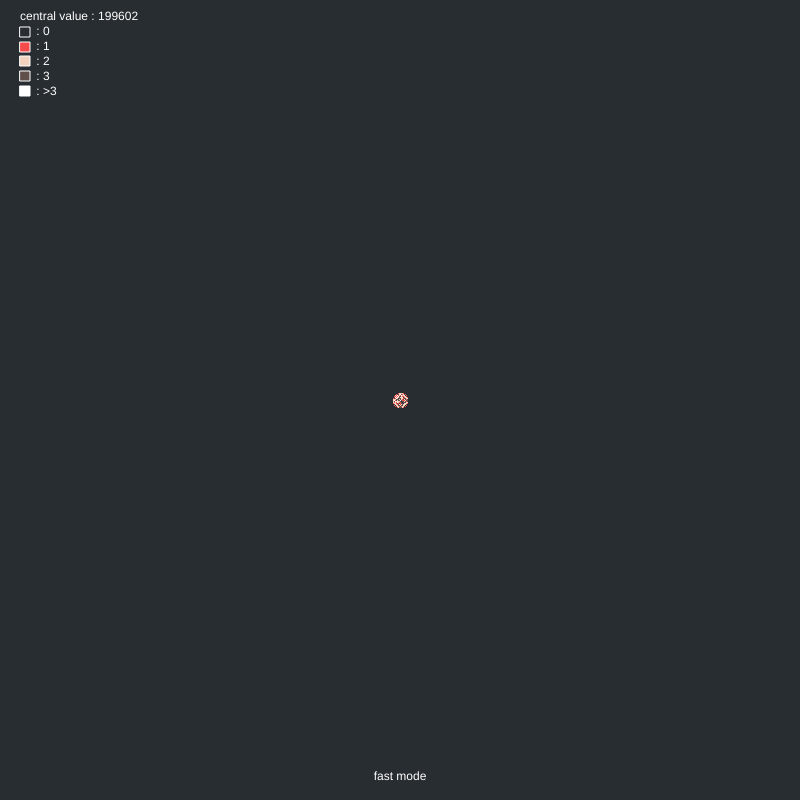
Frame 1 (no input)
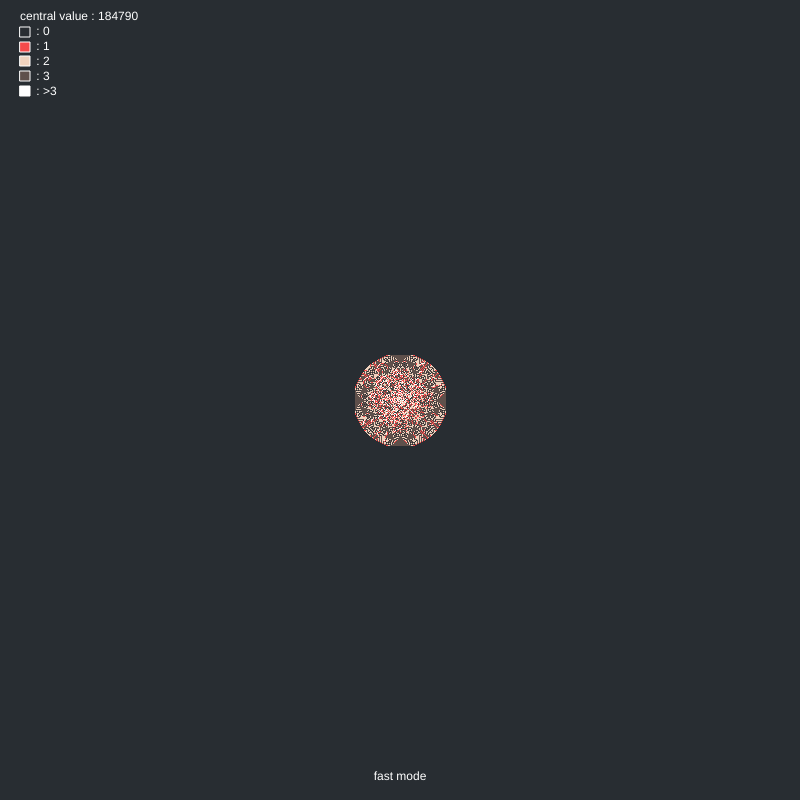
Frame 60 (no input)
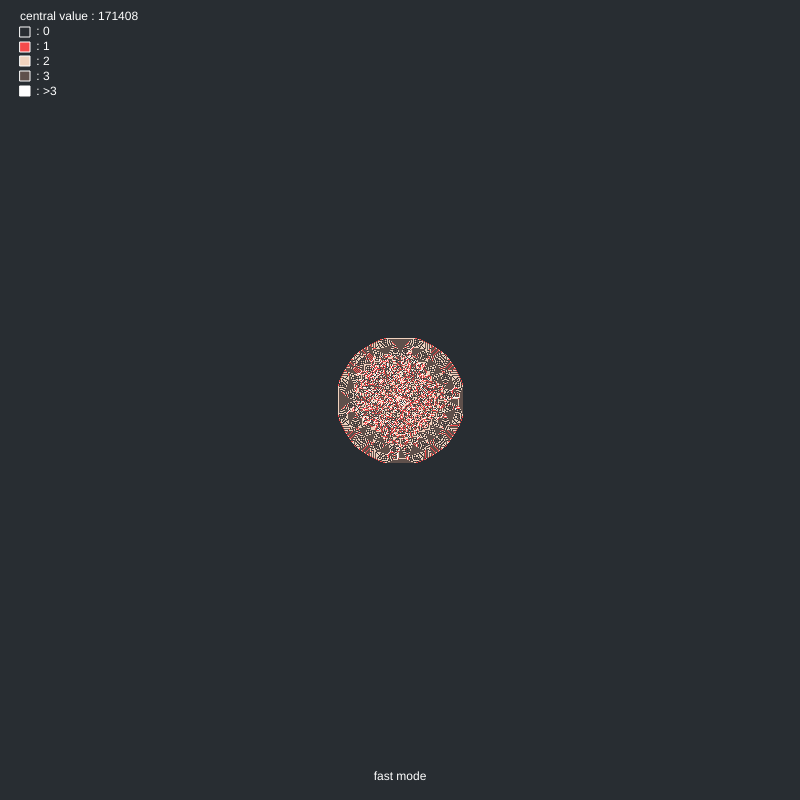
Frame 120 (the mouse pressed at the canvas centre since frame 60)

The p5.js sketch that drew these frames (run headless with seeded random() and noise() and a simulated clock; from frame 60 on, the mouse is pressed at the canvas centre):

// p5.js sketch
// ── sketch.js
let grid = [];
let next_grid;
let change = false;
let fast_mode = true;

let c0, c1, c2, c3, c4;

let radius;
let r1, r2;

function setup() {
  createCanvas(800, 800);

  // color
  c0 = color(40,45,50);
  c1 = color(245,75,75);
  c2 = color(240,210,190);
  c3 = color(95,80,75);
  c4 = color(255);

  for (let x = 0; x < width; x++) {
    grid[x] = [];
    for (let y = 0; y < height; y++) {
      grid[x][y] = 0;
    }
  }

  grid[width / 2][height / 2] = 200000;
  next_grid = grid.slice();

  r1 = height / 2 - 5;
  r2 = height / 2 + 5;
}

function draw() {
  background(c0);

  fast_mode = grid[width / 2][height / 2] > 4;

  if (fast_mode) {
    for (let it = 0; it < 200; it++) {
      update_grid();
    }
  } else {
    update_grid();
  }

  loadPixels();
  for (let x = r1 - 10; x < r2 + 10; x++) {
    for (let y = r1 - 10; y < r2 + 10; y++) {

      let c;
      switch (grid[x][y]) {
        case 0:
          c = c0;
          break;
        case 1:
          c = c1;
          break;
        case 2:
          c = c2;
          break;
        case 3:
          c = c3;
          break;
        case 4:
          c = c4;
      }
      set(x, y, c);
    }

  }

  updatePixels();

  if (fast_mode) {
    noStroke();
    fill(255);
    textAlign(LEFT);
    text("central value : " + grid[width / 2][height / 2], 20, 20);
    text(" : 0\n : 1\n : 2\n : 3\n : >3", 33, 35);
    rectMode(CENTER);
    stroke(255);
    fill(c0);
    rect(25, 32 * 1, 10, 10);
    fill(c1);
    rect(25, 47, 10, 10);
    fill(c2);
    rect(25, 61, 10, 10);
    fill(c3);
    rect(25, 76, 10, 10);
    fill(c4);
    rect(25, 91, 10, 10);
    textAlign(CENTER);
    noStroke();
    fill(255);
    text("fast mode", width / 2, height - 20);
  }

  checkRadius();
}

function checkRadius() {
  for (let r = r1 - 20; r < height / 2; r++) {
    if (grid[width / 2][r] != 0) {
      r1 = r;
      r2 = height - r;
      break;
    }
  }
}

function update_grid() {
  next_grid = grid.slice();
  change = false;
  for (let x = r1 - 10; x < r2 + 10; x++) {
    for (let y = r1 - 10; y < r2 + 10; y++) {
      if (grid[x][y] > 3) {
        change = true;
        next_grid[x][y] -= 4;
        next_grid[x + 1][y] += 1;
        next_grid[x - 1][y] += 1;
        next_grid[x][y + 1] += 1;
        next_grid[x][y - 1] += 1;
      }
    }
  }
  grid = next_grid.slice();
  if (!change) {
    noLoop();
  }
}
